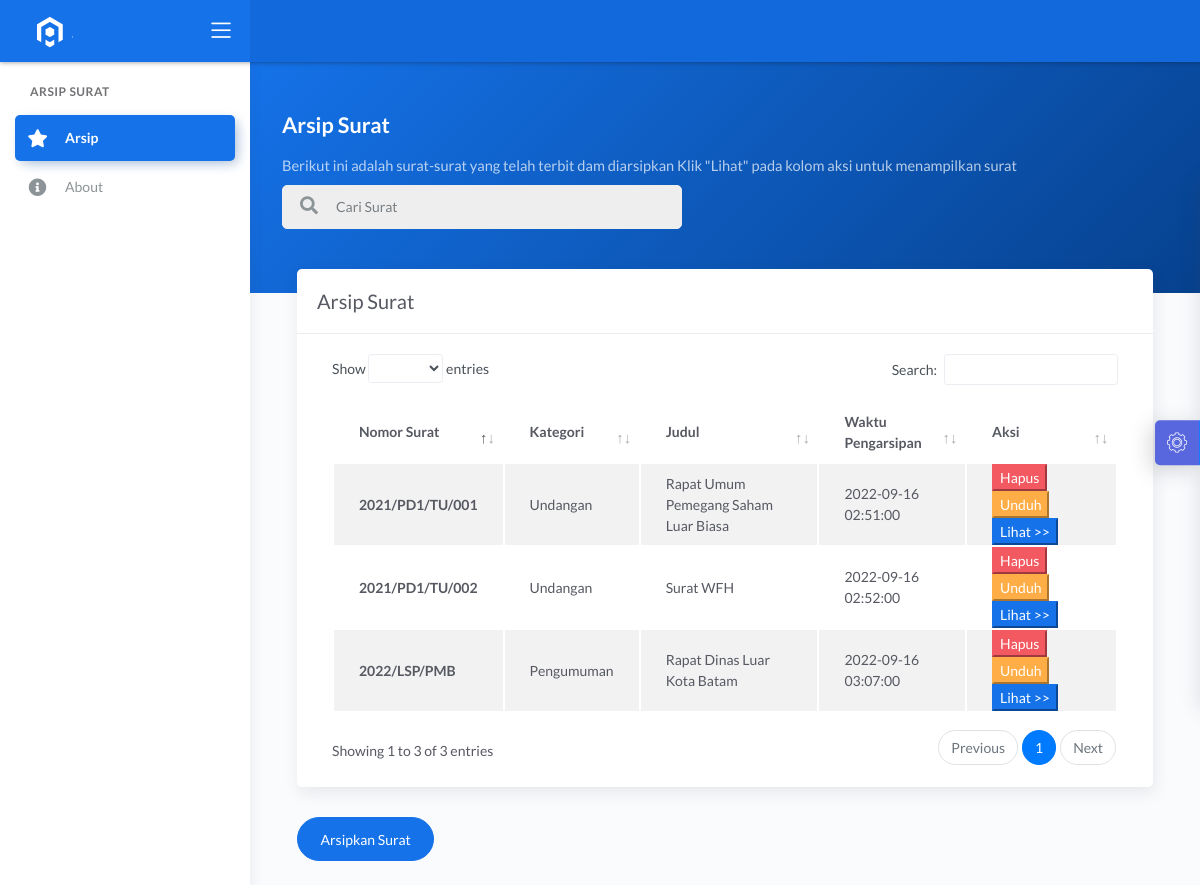
The page / on the database its author committed.
### tables this page shows
CREATE TABLE `surat` (
  `id` int(11) NOT NULL,
  `nomor` varchar(100) NOT NULL,
  `kategori` varchar(50) NOT NULL,
  `judul` varchar(100) NOT NULL,
  `waktu` datetime NOT NULL,
  `file` varchar(100) NOT NULL
);

### index.php (the view, shortened to what this page needs)
<!DOCTYPE html>
<html lang="en">
<head>
    <?php include 'include/head.php'; ?>
</head>
<body>
    <div class="wrapper">
        <?php include 'include/header.php'; ?>
        <?php include 'include/sidebar.php'; ?>
        <div class="main-panel">
            <div class="content">
                <div class="panel-header bg-primary-gradient">
                    <div class="page-inner py-5">
                        <div class="d-flex align-items-left align-items-md-center flex-column flex-md-row">
                            <div>
                                <h2 class="text-white pb-2 fw-bold">Arsip Surat</h2>
                                <h5 class="text-white op-7 mb-2">Berikut ini adalah surat-surat yang telah terbit dam
                                    diarsipkan Klik "Lihat" pada kolom aksi untuk menampilkan surat</h5>
                            </div>
                        </div>
                        <div class="collapse" id="search-nav">
                            <form method="GET" action="index.php" style="text-align: center;" class="navbar-left navbar-form nav-search mr-md-12">
                                <div class="input-group mb-3">
                                    <div class="input-group-prepend">
                                        <button type="submit" class="btn btn-search pr-1" >
                                            <i class="fa fa-search search-icon" onclick="myFunction()"></i>
                                        </button>
                                    </div>
                                    <input type="text" placeholder="Cari Surat" name="kata_cari" value="<?php if(isset($_GET['kata_cari'])) { echo $_GET['kata_cari']; } ?>" class="form-control">
                                </div>
                            </form>
                        </div>
                    </div>
                </div>
                <div class="page-inner mt--5">
                    <div class="col-md-12">
                        <div class="card">
                            <div class="card-header">
                                <div class="d-flex align-items-center">
                                    <h4 class="card-title">Arsip Surat</h4>
                                </div>
                            </div>
                            <div class="card-body">
                                <div class="table-responsive">
                                    <table id="add-row" class="display table table-striped table-hover">
                                        <thead>
                                            <tr>
                                                <th scope="col">Nomor Surat</th>
                                                <th scope="col">Kategori</th>
                                                <th scope="col">Judul</th>
                                                <th scope="col">Waktu Pengarsipan</th>
                                                <th scope="col">Aksi</th>
                                            </tr>
                                        </thead>
                                        <tbody>
                                            <?php
			include('koneksi.php');
				if(isset($_GET['kata_cari'])) {
					$kata_cari = $_GET['kata_cari'];
					$query = "SELECT * FROM surat  WHERE nomor like '%".$kata_cari."%' OR kategori like '%".$kata_cari."%' OR  judul like '%".$kata_cari."%' ORDER BY id ASC";
				} else {
					$query = "SELECT * FROM surat";
				}
				$result = mysqli_query($con, $query);
				while ($row = mysqli_fetch_assoc($result)) {
			?>
                                            <tr>
                                                <th><?php echo $row['nomor']; ?></th>
                                                <td><?php echo $row['kategori']; ?></td>
                                                <td><?php echo $row['judul']; ?></td>
                                                <td><?php echo $row['waktu']; ?></td>
                                                <td>
                                                    <a onClick="javascript: return confirm('Apakah Anda yakin ingin menghapus surat ini?');"
                                                        href="delete.php?id=<?php echo $row['id']; ?>"><button
                                                            class="btn-danger">Hapus</button></a>
                                                    <a href="<?php echo $row['file']; ?>"><button
                                                            class="btn-warning">Unduh</button></a>
                                                    <a href="lihat.php?id=<?php echo $row['id']; ?>"><button
                                                            class="btn-primary">Lihat >></button></a>
                                                </td>
                                            </tr>
                                            <?php
													}
												?>
                                        </tbody>
                                    </table>
                                </div>
                            </div>
                        </div>
                        <a href="unggah.php"><button class="btn btn-primary btn-round ml-auto">Arsipkan
                                Surat</button></a>
                    </div>
                </div>
            </div>
        </div>
        <?php include 'include/custom.php'; ?>
    </div>
</body>
</html>

### include/head.php (shortened to what this page needs)
<link rel="stylesheet" href="assets/css/bootstrap.min.css">
<link rel="stylesheet" href="assets/css/atlantis.min.css">
<link rel="stylesheet" href="assets/css/demo.css">

### include/header.php (shortened to what this page needs)
<div class="main-header">
			<div class="logo-header" data-background-color="blue">
				<a href="index.html" class="logo">
					<img src="assets/img/1.png" alt="navbar brand" class="navbar-brand">
				</a>
				<div class="nav-toggle">
					<button class="btn btn-toggle toggle-sidebar">
						<i class="icon-menu"></i>
					</button>
				</div>
			</div>
			<nav class="navbar navbar-header navbar-expand-lg" data-background-color="blue2">
			</nav>
		</div>

### include/sidebar.php (shortened to what this page needs)
<div class="sidebar sidebar-style-2">
			<div class="sidebar-wrapper scrollbar scrollbar-inner">
				<div class="sidebar-content">
					<ul class="nav nav-primary">
						<li class="nav-section">
							<h4 class="text-section">Arsip Surat</h4>
						</li>
						<li class="nav-item active">
						    <a href="index.php">
							<i class="fas fa-star"></i>
								<p>Arsip</p>
							</a>
						</li>
						<li class="nav-item">
						<a href="about.php">
						<i class="fas fa-info-circle"></i>
								<p>About</p>
							</a>
						</li>
					</ul>
				</div>
			</div>
		</div>

### include/custom.php (shortened to what this page needs)
<div class="custom-template">
			<div class="custom-toggle">
				<i class="flaticon-settings"></i>
			</div>
		</div>

### assets/css/demo.css (style rules this page uses)
.custom-template { position: fixed; top: 50%; transform: translateY(-50%); right: -325px; width: 325px; height: max-content; display: block; z-index: 1; background: #ffffff; transition: all .3s; z-index: 1003; box-shadow: -1px 1px 20px rgba(69, 65, 78, 0.15); border-top-left-radius: 5px; border-bottom-left-radius: 5px; transition: all .5s; }
.custom-template .custom-toggle { position: absolute; width: 45px; height: 45px; background: rgb(88, 103, 221); top: 50%; left: -45px; transform: translateY(-50%); display: flex; align-items: center; justify-content: center; text-align: center; border-top-left-radius: 5px; border-bottom-left-radius: 5px; border-right: 1px solid #177dff; cursor: pointer; color: #ffffff; box-shadow: -5px 5px 20px rgba(69, 65, 78, 0.21); }
.custom-template .custom-toggle i { font-size: 20px; animation: 1.3s spin linear infinite; }

### rows shown on the page
surat: nomor "2021/PD1/TU/001", kategori "Undangan", judul "Rapat Umum Pemegang Saham Luar Biasa", waktu "2022-09-16 02:51:00"
surat: nomor "2021/PD1/TU/002", kategori "Undangan", judul "Surat WFH", waktu "2022-09-16 02:52:00"
surat: nomor "2022/LSP/PMB", kategori "Pengumuman", judul "Rapat Dinas Luar Kota Batam", waktu "2022-09-16 03:07:00"
